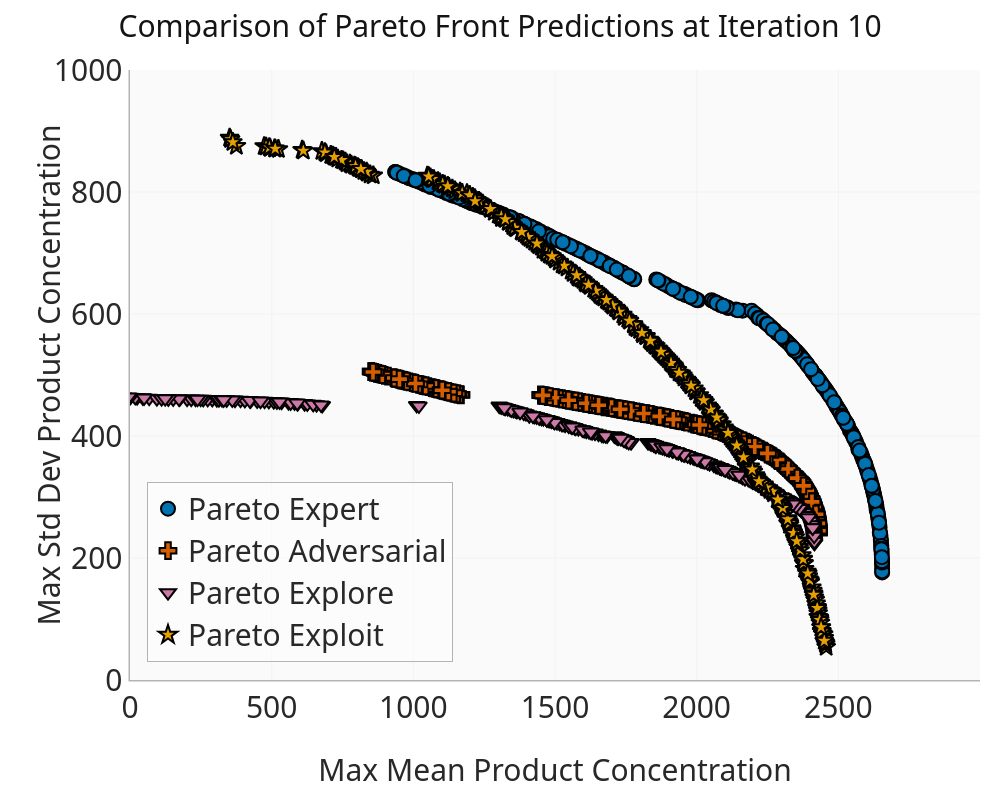

Here is the notebook cell this chart was saved with:
### Code cell
fig = plot_pareto_fronts("Iteration_010")
fig.write_image(f"{PDF_FOLDER}/pareto_fronts_pfgs_010.pdf")
fig.show()

### Figure 1 — Plotly figure (JSON) as saved in the notebook; plotly's stock layout.template omitted (floating-point values rounded to 4 significant figures; data arrays with more than 128 entries replaced by an {"elided": "..."} marker saying what was removed)
{"data": [{"marker": {"color": "#0072B2", "line": {"color": "black", "width": 2}, "size": 14, "symbol": "circle"}, "mode": "markers", "name": "Pareto Expert", "type": "scatter", "x": {"elided": "300 float values"}, "y": {"elided": "300 float values"}}, {"marker": {"color": "#D55E00", "line": {"color": "black", "width": 2}, "size": 14, "symbol": "cross"}, "mode": "markers", "name": "Pareto Adversarial", "type": "scatter", "x": {"elided": "300 float values"}, "y": {"elided": "300 float values"}}, {"marker": {"color": "#CC79A7", "line": {"color": "black", "width": 2}, "size": 14, "symbol": "triangle-down"}, "mode": "markers", "name": "Pareto Explore", "type": "scatter", "x": {"elided": "300 float values"}, "y": {"elided": "300 float values"}}, {"marker": {"color": "#E69F00", "line": {"color": "black", "width": 2}, "size": 14, "symbol": "star"}, "mode": "markers", "name": "Pareto Exploit", "type": "scatter", "x": {"elided": "300 float values"}, "y": {"elided": "300 float values"}}], "layout": {"font": {"size": 30}, "height": 800, "legend": {"bgcolor": "rgba(255,255,255,0.5)", "font": {"size": 30}, "x": 0.02, "xanchor": "left", "y": 0.03, "yanchor": "bottom"}, "margin": {"b": 120, "l": 130, "r": 20, "t": 70}, "title": {"font": {"size": 30}, "text": "Comparison of Pareto Front Predictions at Iteration 10"}, "width": 1000, "xaxis": {"range": [0, 3000], "tickfont": {"size": 30}, "title": {"font": {"size": 30}, "text": "Max Mean Product Concentration"}}, "yaxis": {"range": [0, 1000], "tickfont": {"size": 30}, "title": {"font": {"size": 30}, "text": "Max Std Dev Product Concentration"}}}}
